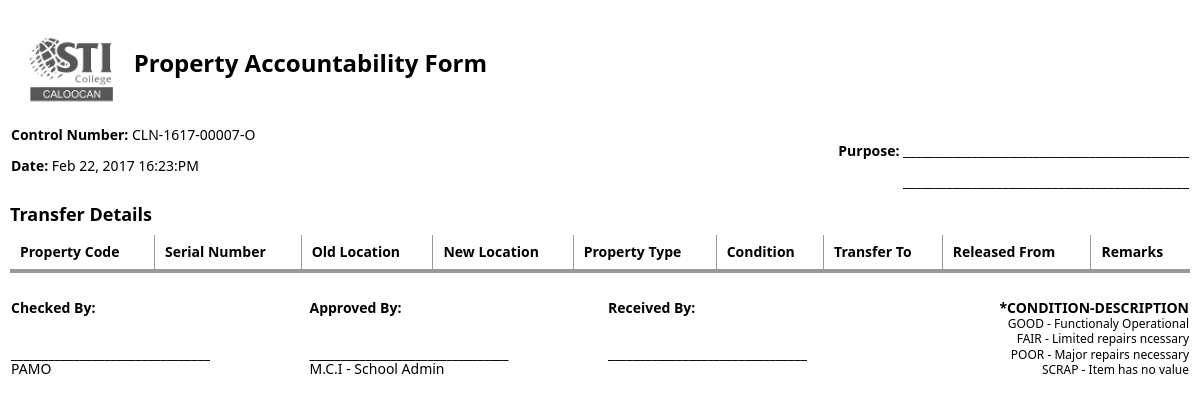
/build/reports/transferReport.php?ctrl_no=CLN-1617-00007-O, run on an earlier commit of the app's database.
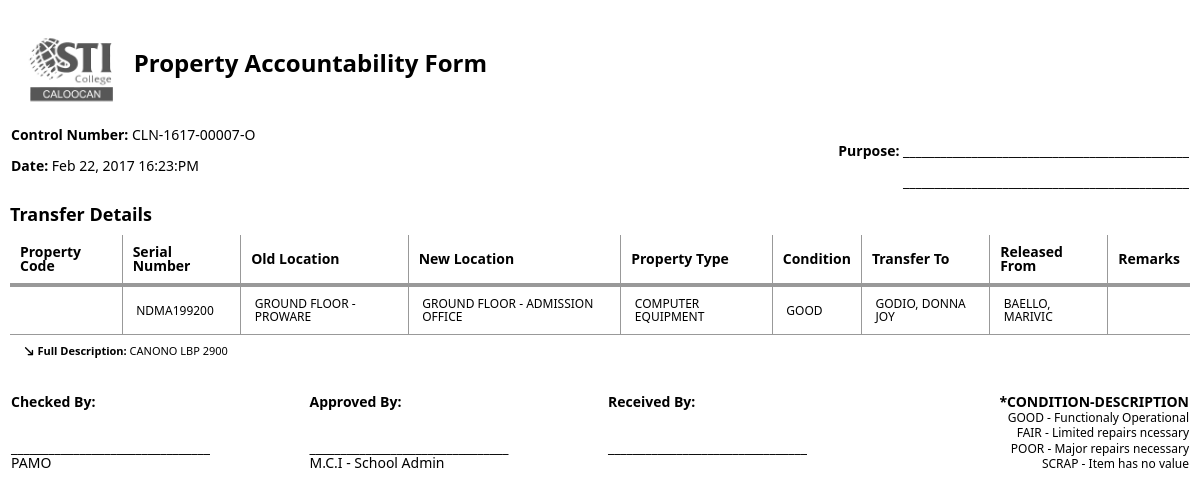
And on a later commit of the database.
### tables this page shows
CREATE TABLE `property` (
  `id` int(10) NOT NULL AUTO_INCREMENT,
  `pcode` varchar(50) DEFAULT NULL,
  `sno` varchar(50) DEFAULT NULL,
  `description` varchar(999) NOT NULL,
  `brand` varchar(99) DEFAULT NULL,
  `model` varchar(99) DEFAULT NULL,
  `minor_category` int(2) NOT NULL,
  `uom` varchar(20) DEFAULT NULL,
  `cost` double(13,2) NOT NULL,
  `date_acquired` datetime NOT NULL,
  `or_number` varchar(999) NOT NULL,
  PRIMARY KEY (`id`)
);

CREATE TABLE `location` (
  `id` int(2) NOT NULL AUTO_INCREMENT,
  `location` varchar(300) NOT NULL,
  PRIMARY KEY (`id`)
);

CREATE TABLE `condition_info` (
  `id` int(2) NOT NULL AUTO_INCREMENT,
  `condition_info` varchar(300) NOT NULL,
  PRIMARY KEY (`id`)
);

### medoo.php (called while the page is built, shortened)
<?php
class medoo
{
	protected $database_type;
	protected $charset;
	protected $database_name;
	protected $server;
	protected $username;
	protected $password;
	protected $socket;
	protected $option = array();
	public function __construct($options = null)
	{
		try {
			$commands = array();
			$dsn = '';
			$type = strtolower($this->database_type);
			$is_port = isset($port);
			switch ($type)
			{
				case 'mysql':
					if ($this->socket)
					{
						$dsn = $type . ':unix_socket=' . $this->socket . ';dbname=' . $this->database_name;
					}
					else
					{
						$dsn = $type . ':host=' . $this->server . ($is_port ? ';port=' . $port : '') . ';dbname=' . $this->database_name;
					}
					$commands[] = 'SET SQL_MODE=ANSI_QUOTES';
					break;
			}
			if (
				in_array($type, array('mariadb', 'mysql', 'pgsql', 'sybase', 'mssql')) &&
				$this->charset
			)
			{
				$commands[] = "SET NAMES '" . $this->charset . "'";
			}
			$this->pdo = new PDO(
				$dsn,
				$this->username,
				$this->password,
				$this->option
			);
			foreach ($commands as $value)
			{
				$this->pdo->exec($value);
			}
		}
		catch (PDOException $e) {
			throw new Exception($e->getMessage());
		}
	}
	public function query($query)
	{
		return $this->pdo->query($query);
	}
}
?>

### connection.php (called while the page is built, shortened)
<?php
	require  'medoo.php';
 	$db = new medoo([
  	'database_type' => 'mysql',
  	'database_name' => 'sats',
  	'server' => 'localhost',
  	'username' => 'root',
  	'password' => '',
  	'charset' => 'utf8',
    'option' => [
		    PDO::ATTR_ERRMODE,
		    PDO::ERRMODE_EXCEPTION
	  ]
  ]);
?>

### build/reports/transferReport.php (the view, shortened to what the changed rows need)
<?php
  require_once('../../connection.php');
  $ctrl_no = $_GET['ctrl_no'];
?>
<!DOCTYPE html>
<html>
<head>
  <link href="..//css/metro.css" rel="stylesheet">
  <link href="..//css/metro-icons.css" rel="stylesheet">
</head>
<body class="padding10">
  <br/>
  <div>
    <br />
    <div class="row no-margin-top">
      <div class="cell size12">
        <table class="table bordered text-light" style='width: 100%'>
          <thead>
            <tr>
              <th class="fg-black small">Property Code</th>
              <th class="fg-black small">Serial Number</th>
              <th class="fg-black small">Old Location</th>
              <th class="fg-black small">New Location</th>
              <th class="fg-black small">Property Type</th>
              <th class="fg-black small">Condition</th>
              <th class="fg-black small">Transfer To</th>
              <th class="fg-black small">Released From</th>
              <th class="fg-black small">Remarks</th>
            </tr>
          </thead>
          <tbody class='small'>
          <?php
            $sql = "SELECT b.pcode,b.sno, b.description, c.location as old_loc, d.location as new_loc, (SELECT major_category.description from major_category where major_category.id = (SELECT major_id FROM minor_category where minor_category.id = b.minor_category)) as property_type, e.condition_info, CONCAT(f.last_name,', ',f.first_name) as Transfer_To, CONCAT(g.last_name,', ',g.first_name) as Released_From, a.remarks FROM transfer_request_history AS a LEFT JOIN property AS b ON a.id = b.id LEFT JOIN location AS c ON a.old_loc_id = c.id LEFT JOIN location AS d ON a.new_loc_id = d.id LEFT JOIN condition_info AS e ON a.condition_id = e.id LEFT JOIN account_table AS f on a.transfer_to = f.emp_id LEFT JOIN account_table AS g on a.released_from = g.emp_id WHERE a.ctrl_no= '$ctrl_no'";
            $transferReportDatas = $db->query($sql)->fetchAll();
            foreach ($transferReportDatas as $transferReportData) {
              echo "
                <tr style='font-size: 12px'>
                  <td>".$transferReportData['pcode']."</td>
                  <td>".$transferReportData['sno']."</td>
                  <td>".$transferReportData['old_loc']."</td>
                  <td>".$transferReportData['new_loc']."</td>
                  <td>".$transferReportData['property_type']."</td>
                  <td>".$transferReportData['condition_info']."</td>
                  <td>".$transferReportData['Transfer_To']."</td>
                  <td>".$transferReportData['Released_From']."</td>
                  <td>".$transferReportData['remarks']."</td>
                </tr>
                <tr>
                  <td colspan='8' style='font-size: 11px;'><span class='mif-arrow-down-right'></span>&nbsp;<b>Full Description:</b> ".$transferReportData['description']."</td>
                </tr>
                  ";
            }
          ?>
          </tbody>
        </table>
      </div>
    </div>
  </div>
  <br />
</body>
</html>

What changed in the data, as far as the page shows it:
added property: sno "NDMA199200", location.location "GROUND FLOOR - PROWARE", location.location "GROUND FLOOR - ADMISSION OFFICE", property_type "COMPUTER EQUIPMENT", condition_info.condition_info "GOOD", Transfer_To "GODIO, DONNA JOY", Released_From "BAELLO, MARIVIC", description "CANONO LBP 2900"
